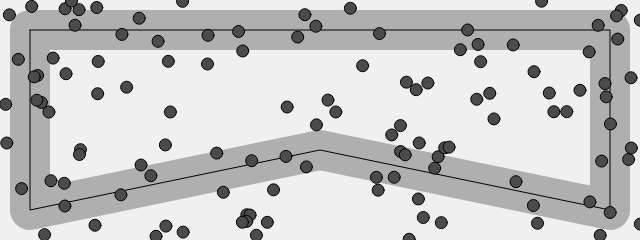
Frame 1 (no input)
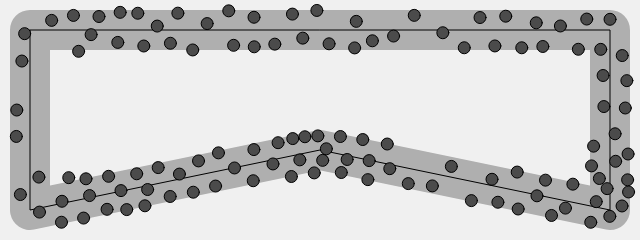
Frame 60 (no input)
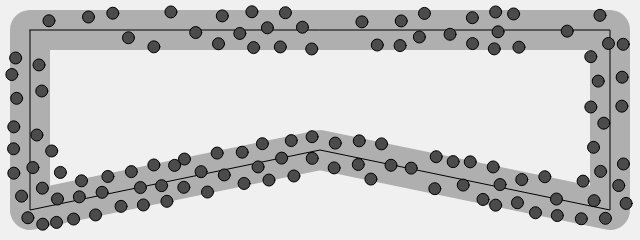
Frame 120 (the mouse pressed at the canvas centre since frame 60)

The p5.js sketch that drew these frames (run headless with seeded random() and noise() and a simulated clock; from frame 60 on, the mouse is pressed at the canvas centre):

// p5.js sketch
// ── sketch.js
// The Nature of Code
// Daniel Shiffman
// http://natureofcode.com

// Crowd Path Following
// Via Reynolds: http://www.red3d.com/cwr/steer/CrowdPath.html

// Using this variable to decide whether to draw all the stuff
let debug = false;

// A path object (series of connected points)
let path;

// Two vehicles
let vehicles = [];

function setup() {
  createCanvas(640, 240);
  // Call a function to generate new Path object
  newPath();

  // We are now making random vehicles and storing them in an ArrayList
  for (let i = 0; i < 120; i++) {
    newVehicle(random(width), random(height));
  }
  createP(
    "Hit 'd' to toggle debugging lines.<br/>Click the mouse to generate new vehicles."
  );
}

function draw() {
  background(240);
  // Display the path
  path.display();

  for (let v of vehicles) {
    // Path following and separation are worked on in this function
    v.applyBehaviors(vehicles, path);
    // Call the generic run method (update, borders, display, etc.)
    v.run();
  }
}

function newPath() {
  // A path is a series of connected points
  // A more sophisticated path might be a curve
  path = new Path();
  let offset = 30;
  path.addPoint(offset, offset);
  path.addPoint(width - offset, offset);
  path.addPoint(width - offset, height - offset);
  path.addPoint(width / 2, height - offset * 3);
  path.addPoint(offset, height - offset);
}

function newVehicle(x, y) {
  let maxspeed = random(2, 4);
  let maxforce = 0.3;
  vehicles.push(new Vehicle(x, y, maxspeed, maxforce));
}

function keyPressed() {
  if (key == "d") {
    debug = !debug;
  }
}

function mousePressed() {
  newVehicle(mouseX, mouseY);
}

// ── path.js
// The Nature of Code
// Daniel Shiffman
// http://natureofcode.com

// Path Following

class Path {

  constructor() {
    // Arbitrary radius of 20
    // A path has a radius, i.e how far is it ok for the boid to wander off
    this.radius = 20;
    // A Path is an arraylist of points (PVector objects)
    this.points = [];
  }

  // Add a point to the path
  addPoint(x, y) {
    let point = createVector(x, y);
    this.points.push(point);
  }

  // Draw the path
  display() {
    strokeJoin(ROUND);

    // Draw thick line for radius
    stroke(175);
    strokeWeight(this.radius * 2);
    noFill();
    beginShape();
    for (let v of this.points) {
      vertex(v.x, v.y);
    }
    endShape(CLOSE);
    // Draw thin line for center of path
    stroke(0);
    strokeWeight(1);
    noFill();
    beginShape();
    for (let v of this.points) {
      vertex(v.x, v.y);
    }
    endShape(CLOSE);
  }
}
// ── vehicle.js
// The Nature of Code
// Daniel Shiffman
// http://natureofcode.com

// Path Following
// Vehicle class

class Vehicle {

  // Constructor initialize all values
  constructor(x, y, ms, mf) {
    this.position = createVector(x, y);
    this.r = 12;
    this.maxspeed = ms;
    this.maxforce = mf;
    this.acceleration = createVector(0, 0);
    this.velocity = createVector(this.maxspeed, 0);
  }

  // A function to deal with path following and separation
  applyBehaviors(vehicles, path) {
    // Follow path force
    let f = this.follow(path);
    // Separate from other boids force
    let s = this.separate(vehicles);
    // Arbitrary weighting
    f.mult(3);
    s.mult(1);
    // Accumulate in acceleration
    this.applyForce(f);
    this.applyForce(s);
  }

  applyForce(force) {
    // We could add mass here if we want A = F / M
    this.acceleration.add(force);
  }

  // Main "run" function
   run() {
    this.update();
    this.render();
  }


  // This function implements Craig Reynolds' path following algorithm
  // http://www.red3d.com/cwr/steer/PathFollow.html
  follow(path) {

    // Predict position 25 (arbitrary choice) frames ahead
    let predict = this.velocity.copy();
    predict.normalize();
    predict.mult(25);
    let predictpos = p5.Vector.add(this.position, predict);

    // Now we must find the normal to the path from the predicted position
    // We look at the normal for each line segment and pick out the closest one
    let normal = null;
    let target = null;
    let worldRecord = 1000000; // Start with a very high worldRecord distance that can easily be beaten

    // Loop through all points of the path
    for (let i = 0; i < path.points.length; i++) {

      // Look at a line segment
      let a = path.points[i];
      let b = path.points[(i + 1) % path.points.length]; // Note Path has to wraparound

      // Get the normal point to that line
      let normalPoint = getNormalPoint(predictpos, a, b);

      // Check if normal is on line segment
      let dir = p5.Vector.sub(b, a);
      // If it's not within the line segment, consider the normal to just be the end of the line segment (point b)
      //if (da + db > line.mag()+1) {
      if (normalPoint.x < min(a.x, b.x) || normalPoint.x > max(a.x, b.x) || normalPoint.y < min(a.y, b.y) || normalPoint.y > max(a.y, b.y)) {
        normalPoint = b.copy();
        // If we're at the end we really want the next line segment for looking ahead
        a = path.points[(i + 1) % path.points.length];
        b = path.points[(i + 2) % path.points.length]; // Path wraps around
        dir = p5.Vector.sub(b, a);
      }

      // How far away are we from the path?
      let d = p5.Vector.dist(predictpos, normalPoint);
      // Did we beat the worldRecord and find the closest line segment?
      if (d < worldRecord) {
        worldRecord = d;
        normal = normalPoint;

        // Look at the direction of the line segment so we can seek a little bit ahead of the normal
        dir.normalize();
        // This is an oversimplification
        // Should be based on distance to path & velocity
        dir.mult(25);
        target = normal.copy();
        target.add(dir);
      }
    }

    // Draw the debugging stuff
    if (debug) {
      // Draw predicted future position
      stroke(0);
      fill(0);
      line(this.position.x, this.position.y, predictpos.x, predictpos.y);
      ellipse(predictpos.x, predictpos.y, 4, 4);

      // Draw normal position
      stroke(0);
      fill(0);
      ellipse(normal.x, normal.y, 4, 4);
      // Draw actual target (red if steering towards it)
      line(predictpos.x, predictpos.y, target.x, target.y);
      if (worldRecord > path.radius) fill(255, 0, 0);
      noStroke();
      ellipse(target.x, target.y, 8, 8);
    }

    // Only if the distance is greater than the path's radius do we bother to steer
    if (worldRecord > path.radius) {
      return this.seek(target);
    } else {
      return createVector(0, 0);
    }
  }

  // Separation
  // Method checks for nearby boids and steers away
  separate(boids) {
    let desiredseparation = this.r * 2;
    let steer = createVector(0, 0);
    let count = 0;
    // For every boid in the system, check if it's too close
    for (let i = 0; i < boids.length; i++) {
      let other = boids[i];
      let d = p5.Vector.dist(this.position, other.position);
      // If the distance is greater than 0 and less than an arbitrary amount (0 when you are yourself)
      if ((d > 0) && (d < desiredseparation)) {
        // Calculate vector pointing away from neighbor
        let diff = p5.Vector.sub(this.position, other.position);
        diff.normalize();
        diff.div(d); // Weight by distance
        steer.add(diff);
        count++; // Keep track of how many
      }
    }
    // Average -- divide by how many
    if (count > 0) {
      steer.div(count);
    }

    // As long as the vector is greater than 0
    if (steer.mag() > 0) {
      // Implement Reynolds: Steering = Desired - Velocity
      steer.normalize();
      steer.mult(this.maxspeed);
      steer.sub(this.velocity);
      steer.limit(this.maxforce);
    }
    return steer;
  }


  // Method to update position
  update() {
    // Update velocity
    this.velocity.add(this.acceleration);
    // Limit speed
    this.velocity.limit(this.maxspeed);
    this.position.add(this.velocity);
    // Reset accelertion to 0 each cycle
    this.acceleration.mult(0);
  }

  // A method that calculates and applies a steering force towards a target
  // STEER = DESIRED MINUS VELOCITY
  seek(target) {
    let desired = p5.Vector.sub(target, this.position); // A vector pointing from the position to the target

    // Normalize desired and scale to maximum speed
    desired.normalize();
    desired.mult(this.maxspeed);
    // Steering = Desired minus Vepositionity
    let steer = p5.Vector.sub(desired, this.velocity);
    steer.limit(this.maxforce); // Limit to maximum steering force

    return steer;
  }


  render() {
    // Simpler boid is just a circle
    fill(75);
    stroke(0);
    push();
    translate(this.position.x, this.position.y);
    ellipse(0, 0, this.r, this.r);
    pop();
  }

}

// A function to get the normal point from a point (p) to a line segment (a-b)
// This function could be optimized to make fewer new Vector objects
function getNormalPoint(p, a, b) {
  // Vector from a to p
  let ap = p5.Vector.sub(p, a);
  // Vector from a to b
  let ab = p5.Vector.sub(b, a);
  ab.normalize(); // Normalize the line
  // Project vector "diff" onto line by using the dot product
  ab.mult(ap.dot(ab));
  let normalPoint = p5.Vector.add(a, ab);
  return normalPoint;
}
